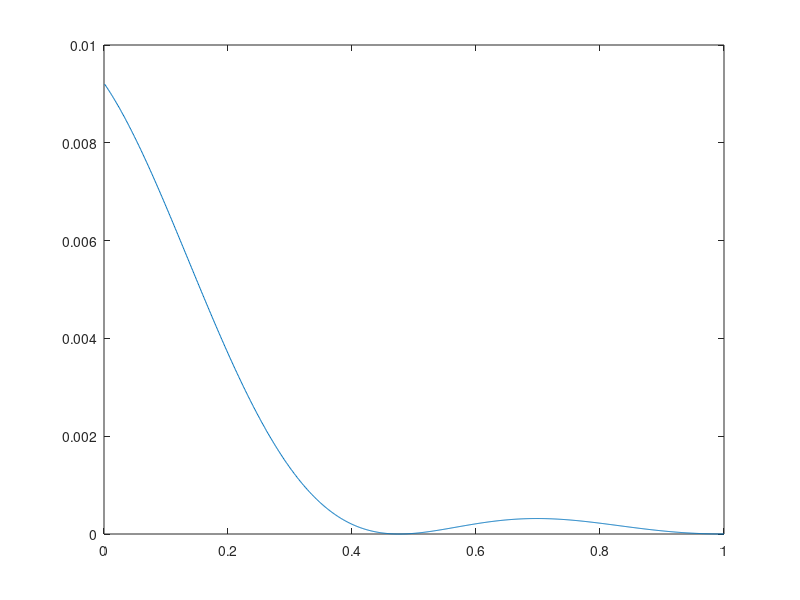

The MATLAB source for this figure:
clear all
clc

rMin = 1e-3;
rMax = 1;
nPoints = 1000;
radius = linspace(rMin,rMax,nPoints);
stepWidth = rMax/(nPoints-1);

H = zeros(nPoints);
% Diagonal
for i = 1:nPoints
    H(i,i) = 1/stepWidth^2 - 1/radius(i);
end

% Sub- and superdiagonals
for i = 2:nPoints
    H(i,i-1) = -.5/stepWidth^2;
    H(i-1,i) = -.5/stepWidth^2;
end

[vectors, values] = eig(H);

which = 2;

values = sort(unique(values));
values(which)

density = vectors(:,which);
for i = 1:nPoints
    density(i) = (density(i)/radius(i))^2 / (4*pi);
end

plot(radius,density)